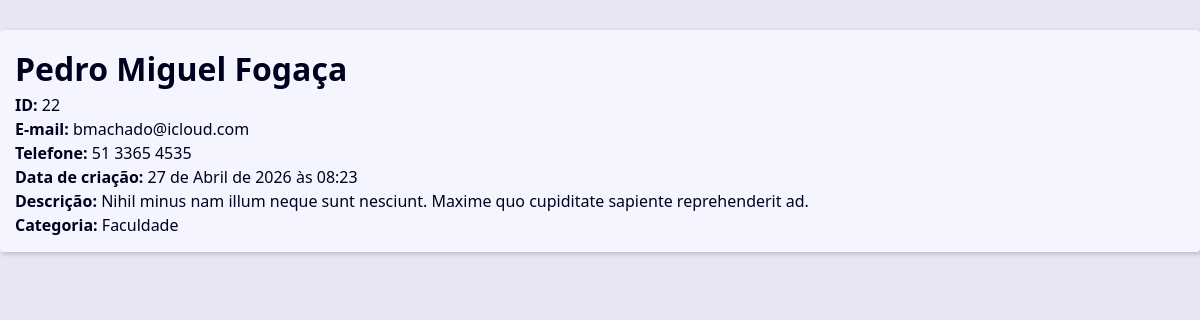
The page /22/ on the database its author committed.
### contact/models.py (models this page shows, shortened)
class Contact(models.Model):
    first_name = models.CharField(max_length=50)
    last_name = models.CharField(max_length=50)
    phone = models.CharField(max_length=50)
    email = models.EmailField(max_length=254)
    created_date = models.DateTimeField(auto_now_add=True) #pega a data e hora atual da criação do novo contato
    description = models.TextField(blank=True) #opicional
    show = models.BooleanField(default=True)
    picture = models.ImageField(blank=True, upload_to='pictures/%y/%m/') #na pasta pictures ele cria uma pasta com ano e mês para ficar mais organizado
    category = models.ForeignKey(Category, on_delete=models.SET_NULL, blank=True, null=True) #pode ser CASCADE também
    owner = models.ForeignKey(User, on_delete=models.SET_NULL, blank=True, null=True)

class Category(models.Model):
    class Meta:
        verbose_name_plural = 'Categories'
    name = models.CharField(max_length=50)

### contact/views/contact_views.py (the view)
# urls.py: path('', include('contact.urls'))
def contact(request, contact_id):
    single_contact = get_object_or_404(Contact, id = contact_id, show = True)
    context= {
        'title': 'Contato',
        'contact': single_contact,
    }
    return render(
        request,
        'contact/contact.html',
        context
    )

### contact/templates/contact/contact.html
{% extends 'global/base.html' %}
{% block content %}
    <main class="content">
        <div class="single-contract">
            <h1 class="single-contact-name">{{ contact.first_name }} {{ contact.last_name }}</h1>
            <p><b>ID: </b> {{ contact.id }}</p>
            <p><b>E-mail: </b> {{ contact.email }}</p>
            <p><b>Telefone: </b> {{ contact.phone }}</p>
            <p><b>Data de criação: </b> {{ contact.created_date }}</p>
            <p><b>Descrição: </b> {{ contact.description }}</p>
            <p><b>Categoria: </b> {{ contact.category.name }}</p>
        </div>
    </main>
{% endblock content %}

### base_static/global/css/styles.css (style rules this page uses)
:root { --spacing: 1.5rem; --link-dark-color: rgb(0, 83, 134); --link-light-color: rgb(156, 217, 255); --clr-white: rgb(245, 245, 255); --clr-black: rgb(0, 0, 30); --clr-light-gray: rgb(230, 230, 245); --clr-dark-shadow-5: rgba(0, 0, 10, 5%); --clr-dark-shadow-10: rgba(0, 0, 10, 10%); --clr-dark-shadow-20: rgba(0, 0, 10, 20%); --clr-light-shadow-5: rgba(200, 200, 255, 5%); --clr-light-shadow-10: rgba(200, 200, 255, 10%); --clr-light-shadow-20: rgba(200, 200, 255, 20%); --main-page-width: 120rem; --table-min-width: 60rem; --biggest-font-size: 5rem; --bigger-font-size: 4rem; --big-font-size: 3.2rem; --medium-font-size: 2.4rem; --small-font-size: 1.6rem; --smaller-font-size: 1.4rem; --smallest-font-size: 1.2rem; --transition-fast: 300ms; --transition-medium: 600ms; --transition-slow: 1s; --default-border-radius: 4px; }
*, *::before, *::after { margin: 0; padding: 0; box-sizing: border-box; }
html { font-size: 62.5%; }
body { font-family: system-ui, -apple-system, BlinkMacSystemFont, 'Segoe UI', Roboto, Oxygen, Ubuntu, Cantarell, 'Open Sans', 'Helvetica Neue', sans-serif; line-height: 1.5; font-size: var(--small-font-size); color: var(--clr-black); -webkit-font-smoothing: antialiased; background: var(--clr-light-gray); }
.content { max-width: var(--main-page-width); margin: calc(var(--spacing) * 2) auto; padding: var(--spacing); background: var(--clr-white); box-shadow: 2px 2px 5px var(--clr-dark-shadow-20); border-radius: var(--default-border-radius); }

### rows shown on the page
Contact: first_name "Pedro", last_name "Miguel Fogaça", id "22", email "bmachado@icloud.com", phone "51 3365 4535", created_date "27 de Abril de 2026 às 08:23", description "Nihil minus nam illum neque sunt nesciunt. Maxime quo cupiditate sapiente reprehenderit ad.", category.name "Faculdade"
